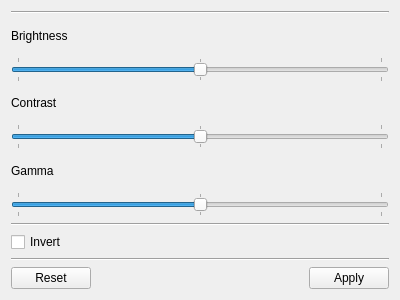
<?xml version="1.0" encoding="UTF-8"?>
<ui version="4.0">
 <class>CHIPSAdjustment</class>
 <widget class="QWidget" name="CHIPSAdjustment">
  <property name="geometry">
   <rect>
    <x>0</x>
    <y>0</y>
    <width>400</width>
    <height>300</height>
   </rect>
  </property>
  <property name="windowTitle">
   <string>Form</string>
  </property>
  <layout class="QVBoxLayout" name="verticalLayout_2">
   <item>
    <layout class="QVBoxLayout" name="verticalLayout">
     <item>
      <widget class="Line" name="line_2">
       <property name="orientation">
        <enum>Qt::Horizontal</enum>
       </property>
      </widget>
     </item>
     <item>
      <widget class="QLabel" name="label">
       <property name="text">
        <string>Brightness</string>
       </property>
      </widget>
     </item>
     <item>
      <widget class="QSlider" name="horizontalSlider">
       <property name="minimum">
        <number>-100</number>
       </property>
       <property name="maximum">
        <number>100</number>
       </property>
       <property name="orientation">
        <enum>Qt::Horizontal</enum>
       </property>
       <property name="tickPosition">
        <enum>QSlider::TicksBothSides</enum>
       </property>
       <property name="tickInterval">
        <number>100</number>
       </property>
      </widget>
     </item>
     <item>
      <widget class="QLabel" name="label_2">
       <property name="text">
        <string>Contrast</string>
       </property>
      </widget>
     </item>
     <item>
      <widget class="QSlider" name="horizontalSlider_2">
       <property name="minimum">
        <number>50</number>
       </property>
       <property name="maximum">
        <number>150</number>
       </property>
       <property name="value">
        <number>100</number>
       </property>
       <property name="orientation">
        <enum>Qt::Horizontal</enum>
       </property>
       <property name="tickPosition">
        <enum>QSlider::TicksBothSides</enum>
       </property>
       <property name="tickInterval">
        <number>50</number>
       </property>
      </widget>
     </item>
     <item>
      <widget class="QLabel" name="label_3">
       <property name="text">
        <string>Gamma</string>
       </property>
      </widget>
     </item>
     <item>
      <widget class="QSlider" name="horizontalSlider_3">
       <property name="minimum">
        <number>100</number>
       </property>
       <property name="maximum">
        <number>200</number>
       </property>
       <property name="value">
        <number>150</number>
       </property>
       <property name="orientation">
        <enum>Qt::Horizontal</enum>
       </property>
       <property name="tickPosition">
        <enum>QSlider::TicksBothSides</enum>
       </property>
       <property name="tickInterval">
        <number>50</number>
       </property>
      </widget>
     </item>
     <item>
      <widget class="Line" name="line_3">
       <property name="orientation">
        <enum>Qt::Horizontal</enum>
       </property>
      </widget>
     </item>
     <item>
      <widget class="QCheckBox" name="checkBox">
       <property name="text">
        <string>Invert</string>
       </property>
      </widget>
     </item>
     <item>
      <widget class="Line" name="line">
       <property name="orientation">
        <enum>Qt::Horizontal</enum>
       </property>
      </widget>
     </item>
     <item>
      <layout class="QHBoxLayout" name="horizontalLayout">
       <item>
        <widget class="QPushButton" name="pushButton_2">
         <property name="text">
          <string>Reset</string>
         </property>
        </widget>
       </item>
       <item>
        <spacer name="horizontalSpacer">
         <property name="orientation">
          <enum>Qt::Horizontal</enum>
         </property>
         <property name="sizeHint" stdset="0">
          <size>
           <width>40</width>
           <height>20</height>
          </size>
         </property>
        </spacer>
       </item>
       <item>
        <widget class="QPushButton" name="pushButton">
         <property name="text">
          <string>Apply</string>
         </property>
        </widget>
       </item>
      </layout>
     </item>
    </layout>
   </item>
  </layout>
 </widget>
 <resources/>
 <connections/>
</ui>
